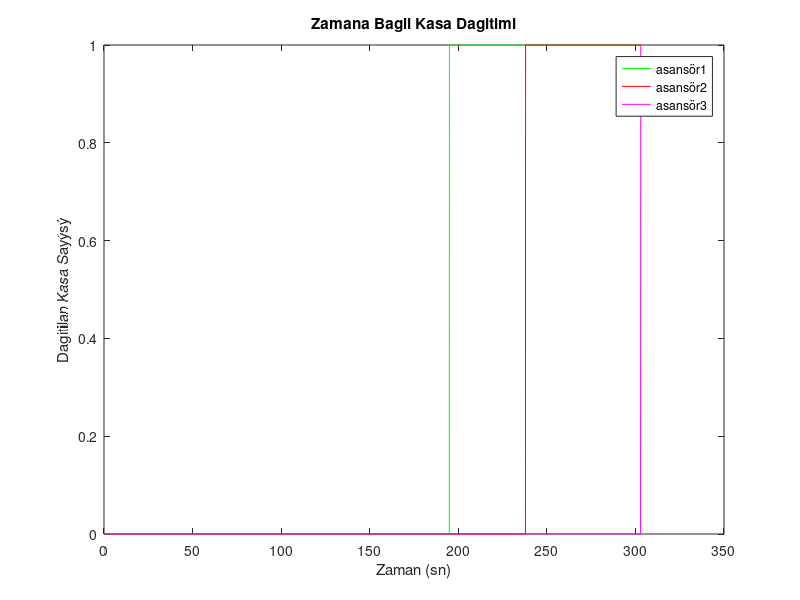

MATLAB code for this plot:
% Ridvan Ozdemir
close all;

load('as1.mat')
load('as2.mat')
load('as3.mat')
load('as4.mat') 

 figure
 plot(as1(1,:),as1(2,:),'k',as2(1,:),as2(2,:),'g',as3(1,:),as3(2,:),'r',as4(1,:),as4(2,:),'m');
 legend('asansör1','asansör2','asansör3','asansör4');
 xlabel('Zaman (sn)');
 ylabel('Dagitilan Kasa Sayýsý');
 title('Zamana Bagli Kasa Dagitimi');
